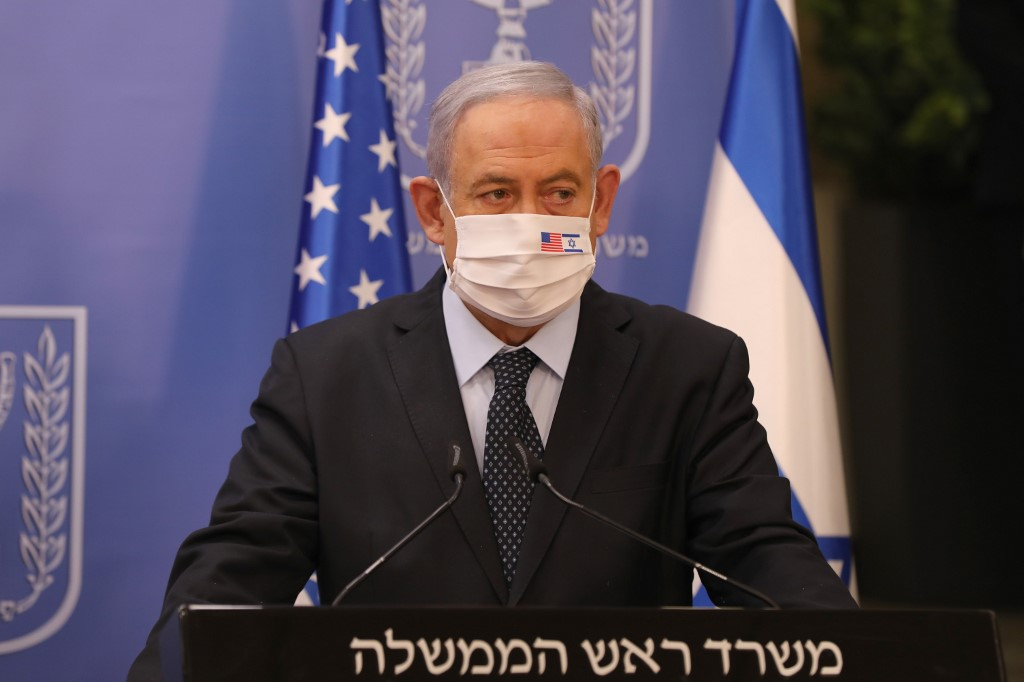
#> input picture bibi.jpg, 1024 x 682 px; its folder holds only this picture in this run
$ python -i social_distance.py   (imports and definitions only)
#> lines starting #> are read from the running program, lines starting #| are printed output that depends on the picture
import itertools
import math
from random import randrange
import matplotlib.patches as patches
import matplotlib.pyplot as plt
import numpy as np
from lib.config import *
import lib.config as globals
from scipy.spatial import KDTree
from distance import pixel_meter

# [1 line not run here, left out]


class SocialDistance:

    def __init__(self):
        self.px_meter_res = 100

    @staticmethod
    def calculate_coord(bbox, width=1, height=1):
        xmin = bbox[0] * width
        ymin = bbox[1] * height
        xmax = bbox[2] * width
        ymax = bbox[3] * height

        return [xmin, ymin, xmax - xmin, ymax - ymin]

    @staticmethod
    def calculate_centr(coord):
        return coord[0] + (coord[2] / 2), coord[1] + (coord[3] / 2)

    @staticmethod
    def calculate_centr_distances(centroid_1, centroid_2):
        return math.sqrt((centroid_2[0] - centroid_1[0]) ** 2 + (centroid_2[1] - centroid_1[1]) ** 2)

    @staticmethod
    def calculate_perm(centroids):
        permutations = []
        for current_permutation in itertools.permutations(centroids, 2):
            if current_permutation[::-1] not in permutations:
                permutations.append(current_permutation)
        return permutations

    @staticmethod
    def midpoint(p1, p2):
        return (p1[0] + p2[0]) / 2, (p1[1] + p2[1]) / 2

    @staticmethod
    def calculate_slope(x1, y1, x2, y2):
        if x2 - x1 != 0:
            m = (y2 - y1) / (x2 - x1)
            return m
        return 0

    @staticmethod
    def closest_oor(mid, kdtree, lengths):
        """ KDTree """
        kdtree_q = kdtree.query(mid)  # 0-dist to self -> +1
        return lengths[kdtree_q[1]]

    def update_px_meter(self, frame):
        if not hasattr(frame, 'img'):
            raise StopIteration('Frame has no img attribute')
        self.px_meter_res = pixel_meter.convert(frame)

    def detect(self, frame):
        if not hasattr(frame, 'img'):
            raise StopIteration('Frame has no img attribute')
        h, w, _ = frame.img.shape
        w_x, w_y, w_w, w_h = cv2.getWindowImageRect(globals.project)

        if not frame.persons:
            try:
                fig, ax = plt.subplots(figsize=(w / w_w * 16, h / w_h * 9), dpi=100, frameon=False)
            except:
                fig, ax = plt.subplots(figsize=(40, 30), dpi=100, frameon=False)

            ax.imshow(cv2.cvtColor(frame.img, cv2.COLOR_BGR2RGB), interpolation='nearest')
            ax.annotate("No Persons Detected!", xy=(frame.img.shape[0] / 2, frame.img.shape[1] / 2), color='white',
                        xytext=(frame.img.shape[0] / 2, frame.img.shape[1] / 2.5 - 10), fontsize=15,
                        bbox=dict(facecolor='#52c4ac', edgecolor='white', boxstyle='round', pad=0.2), zorder=30)

            ax.axis('off')
            ax.margins(0, 0)
            plt.tight_layout(pad=0)
            fig.canvas.draw()
            img = np.frombuffer(fig.canvas.tostring_rgb(), dtype=np.uint8)
            img = img.reshape(fig.canvas.get_width_height()[::-1] + (3,))
            img = np.array(fig.canvas.get_renderer()._renderer)
            img = cv2.cvtColor(img, cv2.COLOR_BGR2RGB)
            frame.violations = 0
            frame.dists = []
            frame.mapping = []
            frame.img = img
            plt.cla()
            plt.close(fig)
            return

        # Get width and height
        width, height = 1, 1

        # Multi pixel-meter references
        px_meter_res = self.px_meter_res
        kdtree = KDTree(px_meter_res[1])

        # Calculate normalized coordinates for boxes
        centroids = []
        coordinates = []
        mapping = dict()
        for box, conf in frame.persons:
            coord = self.calculate_coord(box, width, height)
            centr = self.calculate_centr(coord)
            centroids.append(centr)
            coordinates.append(coord)
            mapping[box] = centr
        # Calculate all permutations
        permutations = self.calculate_perm(centroids)
        # Display boxes and centroids

        try:
            fig, ax = plt.subplots(figsize=(w / w_w * 16, h / w_h * 9), dpi=100, frameon=False)
        except:
            fig, ax = plt.subplots(figsize=(40, 30), dpi=100, frameon=False)

        ax.axis('off')
        ax.margins(0, 0)
        for coord, centr in zip(coordinates, centroids):
            ax.add_patch(patches.Rectangle(
                (coord[0], coord[1]), coord[2], coord[3], linewidth=2, edgecolor='y', facecolor='none', zorder=10))
            ax.add_patch(patches.Circle(
                (centr[0], centr[1]), 3, color='yellow', zorder=20))

        violations = 0
        dists = []
        # Display lines between centroids
        for perm in permutations:
            dist = self.calculate_centr_distances(perm[0], perm[1])
            middle = self.midpoint(perm[0], perm[1])

            # Multi pixel-meter references
            px_meter_val = self.closest_oor(middle, kdtree, px_meter_res[0])

            # px_meter_val = 220

            dist_m = dist / px_meter_val
            dists.append((perm, dist_m * 1e2))

            x1 = perm[0][0]
            x2 = perm[1][0]
            y1 = perm[0][1]
            y2 = perm[1][1]

            slope = self.calculate_slope(x1, y1, x2, y2)
            dy = math.sqrt(3 ** 2 / (slope ** 2 + 1))
            dx = -slope * dy

            # Display randomly the position of our distance text
            if randrange(10) % 2 == 0:
                Dx = middle[0] - dx * 10
                Dy = middle[1] - dy * 10
            else:
                Dx = middle[0] + dx * 10
                Dy = middle[1] + dy * 10

            if dist_m < 2.0:
                violations += 1
                ax.annotate("{}m".format(round(dist_m, 2)), xy=middle, color='white', xytext=(Dx, Dy), fontsize=10,
                            arrowprops=dict(
                                arrowstyle='->', lw=1.5, color='yellow'),
                            bbox=dict(facecolor='red', edgecolor='white', boxstyle='round', pad=0.2), zorder=30)
                ax.plot((perm[0][0], perm[1][0]), (perm[0][1], perm[1][1]),
                        linewidth=2, color='crimson', zorder=15)
            elif 2.0 < dist_m < 3.5:
                ax.annotate("{}m".format(round(dist_m, 2)), xy=middle, color='black', xytext=(Dx, Dy), fontsize=6,
                            arrowprops=dict(
                                arrowstyle='->', lw=1, color='skyblue'),
                            bbox=dict(facecolor='y', edgecolor='white', boxstyle='round', pad=0.2), zorder=30)
                ax.plot((perm[0][0], perm[1][0]), (perm[0][1], perm[1][1]),
                        linewidth=0.5, color='skyblue', zorder=15)
            else:
                pass

        plt.tight_layout(pad=0)
        ax.imshow(cv2.cvtColor(frame.img, cv2.COLOR_BGR2RGB), interpolation='nearest')

        # This allows you to save each frame in a folder
        fig.savefig("TEST.png", bbox_inches='tight', pad_inches=0)

        # Convert figure to numpy
        fig.canvas.draw()
        img = np.frombuffer(fig.canvas.tostring_rgb(), dtype=np.uint8)
        img = img.reshape(fig.canvas.get_width_height()[::-1] + (3,))
        img = np.array(fig.canvas.get_renderer()._renderer)
        img = cv2.cvtColor(img, cv2.COLOR_BGR2RGB)
        frame.violations = violations
        frame.dists = dists
        frame.mapping = mapping
        frame.img = img
        plt.cla()
        plt.close(fig)
        return

>>> import cv2
>>> picture = cv2.imread('../bibi.jpg', cv2.IMREAD_GRAYSCALE)
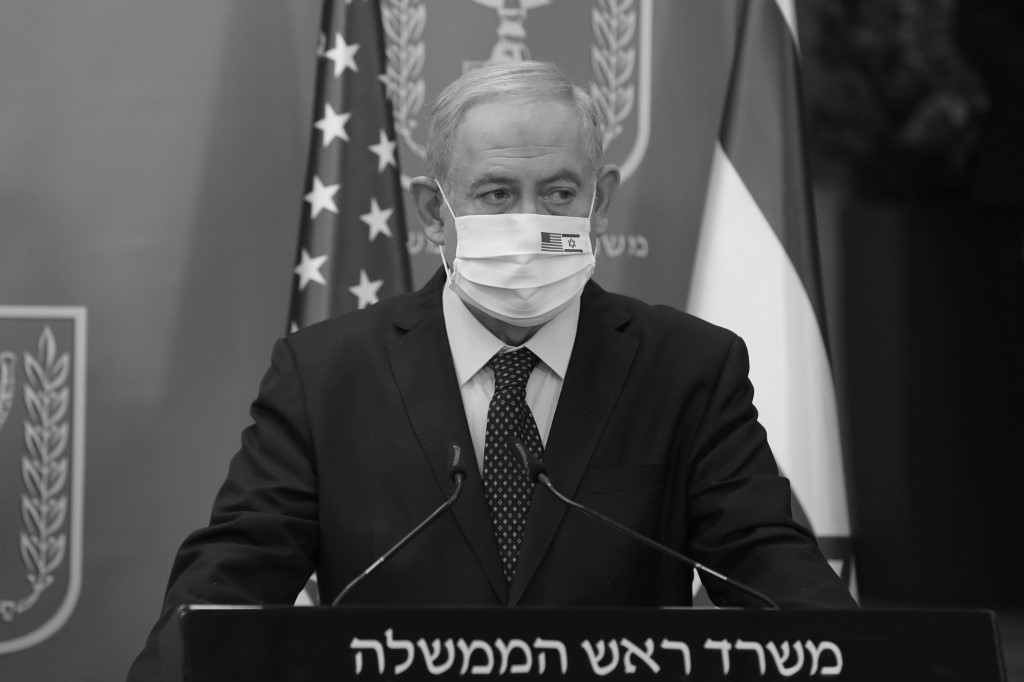
#> picture: shape (682, 1024); min 1, max 240, mean 74.4
#> (the run stopped early here; a loop or call above may not have finished)
